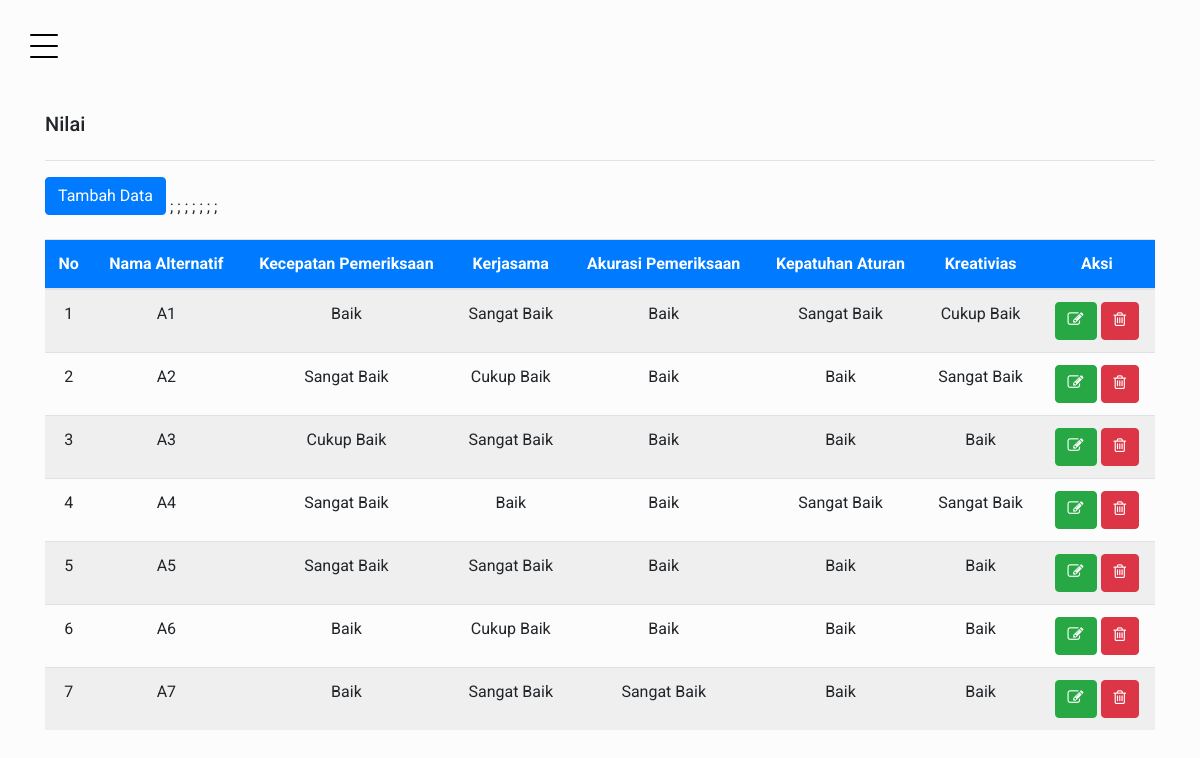
The page /01/nilai.php (signed in) on the database its author committed.
### tables this page shows
CREATE TABLE `tbl_kriteria` (
  `id_kriteria` int(11) NOT NULL,
  `nama_kriteria` varchar(30) NOT NULL,
  `bobot_kriteria` double NOT NULL,
  `tipe_kriteria` varchar(10) NOT NULL
);

CREATE TABLE `tbl_alternatif` (
  `id_alternatif` int(11) NOT NULL,
  `nama_alternatif` varchar(30) NOT NULL,
  `matriks_a` double NOT NULL,
  `matriks_b` double NOT NULL,
  `nilai_waspas` double NOT NULL,
  `rangking` int(11) NOT NULL
);

### 01/nilai.php (the view, shortened to what this page needs)
<?php
include "header.php";
?>
<main>
    <div class="site-section">
        <div class="container">
            <h2 class="mb-4">Nilai</h2>
            <hr>
            <a href="nilai-simpan.php" class="btn btn-primary mb-4">Tambah Data</a>
            <table class="table table-striped ">
                <thead class="bg-primary text-white">
                    <tr>
                        <th class="text-center">No</th>
                        <th class="text-center">Nama Alternatif</th>
                        <?php
                        $ket = "SELECT * FROM tbl_kriteria ORDER BY id_kriteria";
                        $a = $conn->query($ket);
                        while ($row = $a->fetch_assoc()) {
                            echo "<th class='text-center'>$row[nama_kriteria]</th>";
                        } ?>
                        <th class="text-center">Aksi</th>
                    </tr>
                </thead>
                <?php
                $sql = "SELECT * FROM tbl_alternatif ORDER BY id_alternatif";
                $stm = $conn->query($sql);
                $no = 1;
                while ($a = $stm->fetch_assoc()) {
                    $id_alternatif = $a['id_alternatif'];
                    $cek = "SELECT * FROM tbl_nilai WHERE id_alternatif='$id_alternatif'";
                    $k = $conn->query($cek);
                    if ($k->num_rows > 0) { ?>
                        <tr>
                            <td class="text-center"><?= $no++ ?></td>
                            <td class="text-center"><?= $a['nama_alternatif'] ?></td>;
                            <?php
                            $data = "SELECT s.nama_subkriteria as nm_sub FROM tbl_nilai n, tbl_subkriteria s
        WHERE n.id_subkriteria=s.id_subkriteria AND n.id_alternatif='$id_alternatif' ORDER BY n.id_kriteria";
                            $b = $conn->query($data);
                            while ($dtn = $b->fetch_assoc()) {
                                echo "<td class= 'text-center'>$dtn[nm_sub]</td>";
                            } ?>
                            <td class="text-center">
                                <a href="nilai-ubah.php?id_alternatif=<?= $a['id_alternatif'] ?>" class="btn btn-success">
                                    <i class="icon-edit"></i></a>
                                <a href="nilai.php?id_alternatif=<?= $a['id_alternatif'] ?>&aksi=hapus" class="btn btn-danger"><i class="icon-trash-o"></i>
                                </a>
                            </td>
                        </tr>
                <?php } else {
                    }
                }
                ?>
            </table>
        </div>
    </div>
</main>

### 01/css/style.css (style rules this page uses)
body { font-family: "Roboto", -apple-system, BlinkMacSystemFont, "Segoe UI", Roboto, "Helvetica Neue", Arial, "Noto Sans", sans-serif, "Apple Color Emoji", "Segoe UI Emoji", "Segoe UI Symbol", "Noto Color Emoji"; background-color: #fcfcfc; }
h1, h2, h3, h4, h5, h6, .h1, .h2, .h3, .h4, .h5, .h6 { font-family: "Roboto", -apple-system, BlinkMacSystemFont, "Segoe UI", Roboto, "Helvetica Neue", Arial, "Noto Sans", sans-serif, "Apple Color Emoji", "Segoe UI Emoji", "Segoe UI Symbol", "Noto Color Emoji"; }
a { -webkit-transition: .3s all ease; -o-transition: .3s all ease; transition: .3s all ease; }
a, a:hover { text-decoration: none !important; }
h2 { font-size: 20px; }
body { position: relative; }
body:before { position: absolute; content: ""; z-index: 1; top: 0; left: 0; right: 0; bottom: 0; background-color: rgba(0, 0, 0, 0.5); opacity: 0; visibility: hidden; -webkit-transition: .3s all ease-in-out; -o-transition: .3s all ease-in-out; transition: .3s all ease-in-out; }
.site-section { padding: 7rem 0; }
aside, main { height: 100vh; min-height: 580px; }
main { width: calc(100%); }

### rows shown on the page
tbl_kriteria: nama_kriteria "Kecepatan Pemeriksaan"
tbl_kriteria: nama_kriteria "Kerjasama"
tbl_kriteria: nama_kriteria "Akurasi Pemeriksaan"
tbl_kriteria: nama_kriteria "Kepatuhan Aturan"
tbl_kriteria: nama_kriteria "Kreativias"
tbl_alternatif: nama_alternatif "A1", dtn "Baik", dtn "Sangat Baik", dtn "Cukup Baik"
tbl_alternatif: nama_alternatif "A2", dtn "Sangat Baik", dtn "Cukup Baik", dtn "Baik"
tbl_alternatif: nama_alternatif "A3", dtn "Cukup Baik", dtn "Sangat Baik", dtn "Baik"
tbl_alternatif: nama_alternatif "A4", dtn "Sangat Baik", dtn "Baik"
tbl_alternatif: nama_alternatif "A5", dtn "Sangat Baik", dtn "Baik"
tbl_alternatif: nama_alternatif "A6", dtn "Baik", dtn "Cukup Baik"
tbl_alternatif: nama_alternatif "A7", dtn "Baik", dtn "Sangat Baik"
